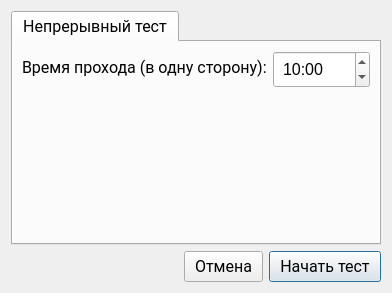
<?xml version="1.0" encoding="UTF-8"?>
<ui version="4.0">
 <class>MainTestSettings</class>
 <widget class="QDialog" name="MainTestSettings">
  <property name="geometry">
   <rect>
    <x>0</x>
    <y>0</y>
    <width>392</width>
    <height>293</height>
   </rect>
  </property>
  <property name="font">
   <font>
    <family>Roboto</family>
    <pointsize>12</pointsize>
   </font>
  </property>
  <property name="windowTitle">
   <string>Параметры тестирования</string>
  </property>
  <layout class="QVBoxLayout" name="verticalLayout_2">
   <item>
    <widget class="QTabWidget" name="tabWidget">
     <property name="font">
      <font>
       <family>Segoe UI</family>
       <pointsize>12</pointsize>
      </font>
     </property>
     <property name="currentIndex">
      <number>0</number>
     </property>
     <widget class="QWidget" name="tab">
      <attribute name="title">
       <string>Непрерывный тест</string>
      </attribute>
      <layout class="QVBoxLayout" name="verticalLayout">
       <item>
        <layout class="QFormLayout" name="formLayout_2">
         <item row="0" column="0">
          <widget class="QLabel" name="label">
           <property name="font">
            <font>
             <family>Segoe UI</family>
             <pointsize>12</pointsize>
            </font>
           </property>
           <property name="text">
            <string>Время прохода (в одну сторону):</string>
           </property>
          </widget>
         </item>
         <item row="0" column="1">
          <widget class="QTimeEdit" name="timeEdit">
           <property name="sizePolicy">
            <sizepolicy hsizetype="Expanding" vsizetype="Preferred">
             <horstretch>0</horstretch>
             <verstretch>0</verstretch>
            </sizepolicy>
           </property>
           <property name="font">
            <font>
             <family>Segoe UI</family>
             <pointsize>12</pointsize>
            </font>
           </property>
           <property name="focusPolicy">
            <enum>Qt::FocusPolicy::StrongFocus</enum>
           </property>
           <property name="styleSheet">
            <string notr="true">padding: 5px 5px;</string>
           </property>
           <property name="minimumDateTime">
            <datetime>
             <hour>0</hour>
             <minute>1</minute>
             <second>0</second>
             <year>2000</year>
             <month>1</month>
             <day>1</day>
            </datetime>
           </property>
           <property name="maximumTime">
            <time>
             <hour>0</hour>
             <minute>15</minute>
             <second>0</second>
            </time>
           </property>
           <property name="minimumTime">
            <time>
             <hour>0</hour>
             <minute>1</minute>
             <second>0</second>
            </time>
           </property>
           <property name="displayFormat">
            <string>mm:ss</string>
           </property>
           <property name="time">
            <time>
             <hour>0</hour>
             <minute>10</minute>
             <second>0</second>
            </time>
           </property>
          </widget>
         </item>
         <item row="1" column="0">
          <spacer name="verticalSpacer">
           <property name="orientation">
            <enum>Qt::Orientation::Vertical</enum>
           </property>
           <property name="sizeHint" stdset="0">
            <size>
             <width>20</width>
             <height>40</height>
            </size>
           </property>
          </spacer>
         </item>
        </layout>
       </item>
      </layout>
     </widget>
    </widget>
   </item>
   <item>
    <layout class="QHBoxLayout" name="horizontalLayout_2">
     <item>
      <spacer name="horizontalSpacer">
       <property name="orientation">
        <enum>Qt::Orientation::Horizontal</enum>
       </property>
       <property name="sizeHint" stdset="0">
        <size>
         <width>40</width>
         <height>20</height>
        </size>
       </property>
      </spacer>
     </item>
     <item>
      <widget class="QPushButton" name="pushButton_cancel">
       <property name="font">
        <font>
         <family>Segoe UI</family>
         <pointsize>12</pointsize>
        </font>
       </property>
       <property name="styleSheet">
        <string notr="true">padding: 5px 10px;</string>
       </property>
       <property name="text">
        <string>Отмена</string>
       </property>
       <property name="flat">
        <bool>false</bool>
       </property>
      </widget>
     </item>
     <item>
      <widget class="QPushButton" name="pushButton_start">
       <property name="font">
        <font>
         <family>Segoe UI</family>
         <pointsize>12</pointsize>
        </font>
       </property>
       <property name="styleSheet">
        <string notr="true">padding: 5px 10px;</string>
       </property>
       <property name="text">
        <string>Начать тест</string>
       </property>
       <property name="default">
        <bool>true</bool>
       </property>
      </widget>
     </item>
    </layout>
   </item>
  </layout>
 </widget>
 <tabstops>
  <tabstop>tabWidget</tabstop>
  <tabstop>timeEdit</tabstop>
  <tabstop>pushButton_cancel</tabstop>
  <tabstop>pushButton_start</tabstop>
 </tabstops>
 <resources/>
 <connections>
  <connection>
   <sender>pushButton_start</sender>
   <signal>clicked()</signal>
   <receiver>MainTestSettings</receiver>
   <slot>accept()</slot>
   <hints>
    <hint type="sourcelabel">
     <x>374</x>
     <y>289</y>
    </hint>
    <hint type="destinationlabel">
     <x>194</x>
     <y>266</y>
    </hint>
   </hints>
  </connection>
  <connection>
   <sender>pushButton_cancel</sender>
   <signal>clicked()</signal>
   <receiver>MainTestSettings</receiver>
   <slot>reject()</slot>
   <hints>
    <hint type="sourcelabel">
     <x>267</x>
     <y>281</y>
    </hint>
    <hint type="destinationlabel">
     <x>90</x>
     <y>271</y>
    </hint>
   </hints>
  </connection>
 </connections>
</ui>
